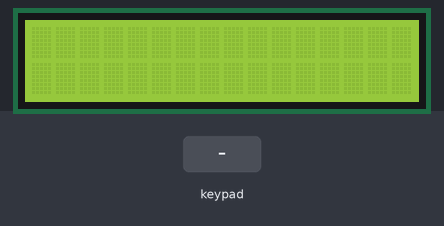
Simulated run of this sketch. Board: Arduino Uno, built with avr-gcc and run on an emulated ATmega328P. Shown: 16×2 character LCD. Inputs (shaded band) come from the test bench.

Above: at 1.2 s.
1.3 s: keypad keys 8 7 6 5 # pressed 0.4 s apart
At 3.4 s:
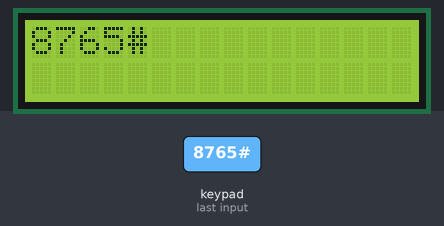
4.8 s: key 'A' pressed
At 5.8 s:
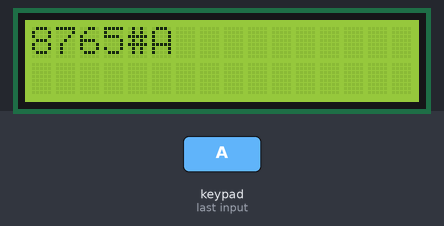
6.3 s: key 'B' pressed
At 7.1 s:
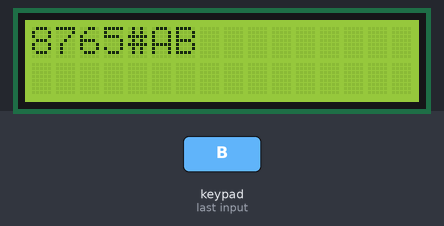
7.8 s: keypad keys 8 7 6 5 * pressed 0.4 s apart
At 10.6 s:
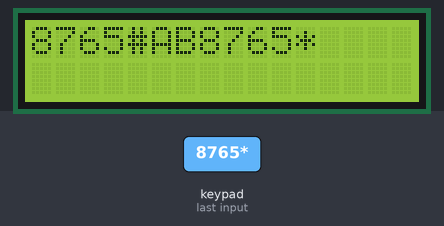
11.3 s: key 'C' pressed
At 11.9 s:
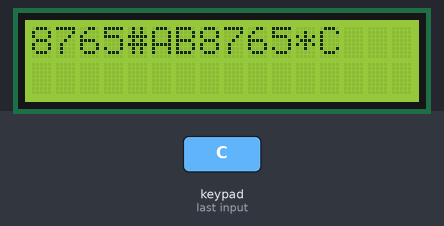
12.8 s: keypad keys 8 7 6 5 A pressed 0.4 s apart
At 15.5 s:
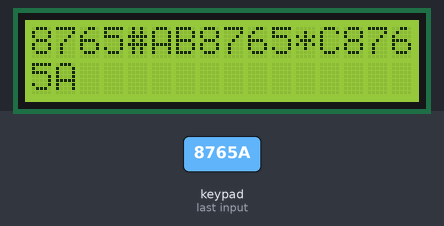
Timing chart, 0 to 17.0 s (numbered marks = the images above; inputs shaded):
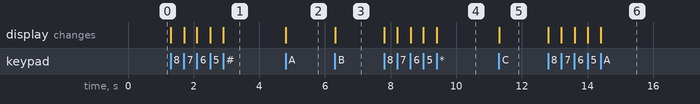

Measured:
- after the input at 1.3 s, the display: first changes at once (image 1 shows a later state)
- after the input at 4.8 s, the display: changes at once (image 2)
- after the input at 6.3 s, the display: changes at once (image 3)
- after the input at 7.8 s, the display: first changes at once (image 4 shows a later state)
- after the input at 11.3 s, the display: changes at once (image 5)
- after the input at 12.8 s, the display: first changes at once (image 6 shows a later state)

The sketch:

LCD_KeyP_num.ino
```cpp
#include <LiquidCrystal.h>
#include "Keypad.h"
LiquidCrystal lcd(A0, A1, A2, A3, A4, A5);
const byte ROWS = 4;
const byte COLS = 4;
char keys[ROWS][COLS] =
{ {'1', '2', '3' , 'A'},
  {'4', '5', '6' , 'B'},
  {'7', '8', '9' , 'C'},
  {'*', '0', '#' , 'D'}
};
byte rowPins[ROWS] = {8, 7, 6, 5};
byte colPins[COLS] = {4, 3, 2, 1};
Keypad keypad = Keypad(makeKeymap(keys), rowPins, colPins, ROWS, COLS);
int curs_col = 0;
void setup()
{
  lcd.begin(16, 2);
}
void loop()
{
  char key = keypad.getKey();
  if (key != NO_KEY)
  {
    lcd.print(key);
    curs_col += 1;
    if (curs_col == 16)
    {
      lcd.setCursor(0, 1);
    }
    if (curs_col == 33)
    {
      lcd.clear();
      lcd.setCursor(0, 0);
      lcd.print(key);
    }
  }
}
```
